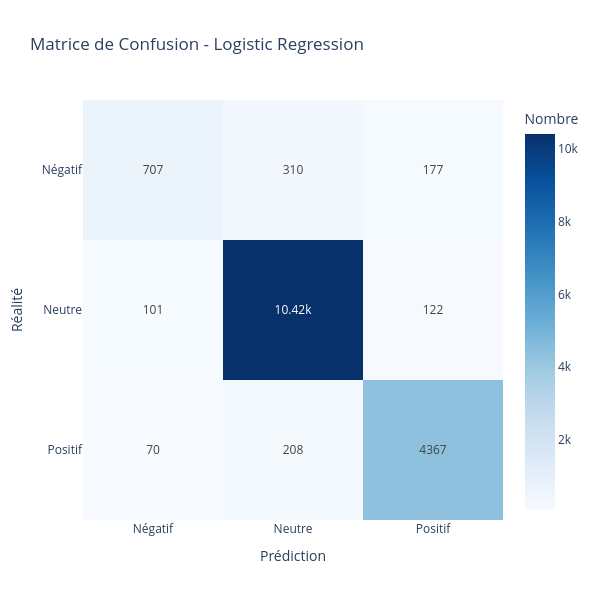

Notebook source saved alongside this figure:
### Code cell
# Rapport de classification détaillé pour le meilleur modèle
best_model = results[best_model_name]['model']
best_predictions = results[best_model_name]['predictions']

print(f"\n{'='*80}")
print(f"RAPPORT DE CLASSIFICATION - {best_model_name}")
print(f"{'='*80}")
print(classification_report(y_test, best_predictions, target_names=['Négatif', 'Neutre', 'Positif']))

# Matrice de confusion
cm = confusion_matrix(y_test, best_predictions)
labels = ['Négatif', 'Neutre', 'Positif']

# Visualiser avec plotly
fig = px.imshow(
    cm,
    labels=dict(x="Prédiction", y="Réalité", color="Nombre"),
    x=labels,
    y=labels,
    text_auto=True,
    color_continuous_scale='Blues',
    title=f'Matrice de Confusion - {best_model_name}'
)

fig.update_layout(
    width=600,
    height=600
)

fig.show()

# Afficher avec seaborn aussi
plt.figure(figsize=(10, 8))
sns.heatmap(cm, annot=True, fmt='d', cmap='Blues', 
            xticklabels=labels, yticklabels=labels, 
            cbar_kws={'label': 'Nombre de prédictions'})
plt.title(f'Matrice de Confusion - {best_model_name}', fontsize=14, fontweight='bold')
plt.xlabel('Prédiction', fontsize=12)
plt.ylabel('Réalité', fontsize=12)
plt.tight_layout()
plt.show()

### Figure 1 — Plotly figure (JSON) as saved in the notebook; plotly's stock layout.template omitted (floating-point values rounded to 4 significant figures)
{"data": [{"coloraxis": "coloraxis", "hovertemplate": "Prédiction: %{x}<br>Réalité: %{y}<br>Nombre: %{z}<extra></extra>", "name": "0", "texttemplate": "%{z}", "type": "heatmap", "x": ["Négatif", "Neutre", "Positif"], "xaxis": "x", "y": ["Négatif", "Neutre", "Positif"], "yaxis": "y", "z": [[707, 310, 177], [101, 10420, 122], [70, 208, 4367]]}], "layout": {"coloraxis": {"colorbar": {"title": {"text": "Nombre"}}, "colorscale": [[0, "rgb(247,251,255)"], [0.125, "rgb(222,235,247)"], [0.25, "rgb(198,219,239)"], [0.375, "rgb(158,202,225)"], [0.5, "rgb(107,174,214)"], [0.625, "rgb(66,146,198)"], [0.75, "rgb(33,113,181)"], [0.875, "rgb(8,81,156)"], [1, "rgb(8,48,107)"]]}, "height": 600, "title": {"text": "Matrice de Confusion - Logistic Regression"}, "width": 600, "xaxis": {"anchor": "y", "constrain": "domain", "domain": [0, 1], "scaleanchor": "y", "title": {"text": "Prédiction"}}, "yaxis": {"anchor": "x", "autorange": "reversed", "constrain": "domain", "domain": [0, 1], "title": {"text": "Réalité"}}}}
